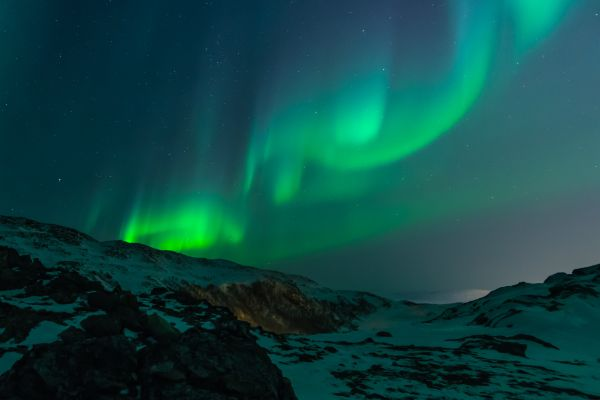
#> input picture pi/lights.jpg, 600 x 400 px
$ python angulo_imagem.py
#> lines starting #> are read from the running program, lines starting #| are printed output that depends on the picture; after the words box and inside, x2 and y2 are one past the last pixel; in counts of white or black regions, pixels touching at a corner belong together
import cv2
import numpy as np

# Carregar imagem e binarizar
img = cv2.imread("lights.jpg", 0)
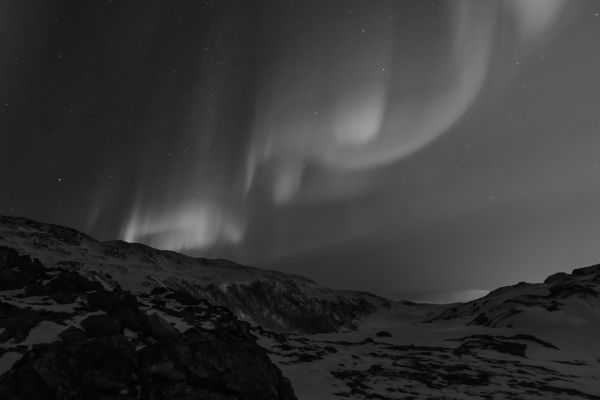
#> img: shape (400, 600); min 0, max 157, mean 54.6
_, thresh = cv2.threshold(img, 127, 255, cv2.THRESH_BINARY)
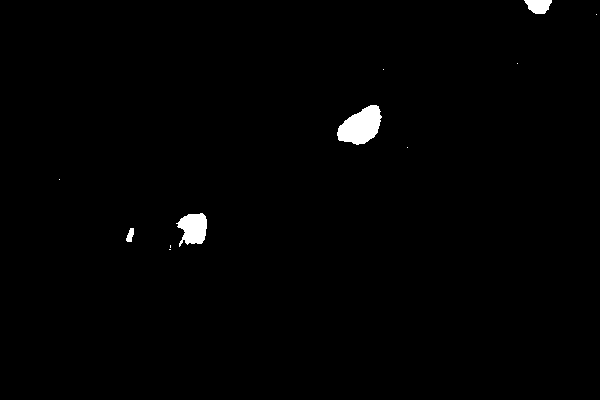
#> thresh: shape (400, 600); 0.95% white; 11 white regions (7 under 20 px)

# Encontrar contornos
contours, _ = cv2.findContours(thresh, cv2.RETR_EXTERNAL, cv2.CHAIN_APPROX_SIMPLE)
#> contours = 11 contours, 7 with area under 20; largest, box (x1, y1, x2, y2) and area: (337, 105, 382, 145) 1115, (176, 213, 207, 247) 666, (524, 0, 552, 14) 254, (126, 228, 134, 242) 58
print(contours)
#> (printed output is left out)
cnt = contours[0]
#> cnt = [[169, 249], [170, 249]]

# Calcular momentos
M = cv2.moments(cnt)
#> M = moments, m00 0
angle = 0.5 * np.arctan2(2*M['mu11'], (M['mu20'] - M['mu02']))
#> angle = 0
angle_deg = np.degrees(angle)
#> angle_deg = 0

print("Ângulo de rotação:", angle_deg)
#| Ângulo de rotação: 0.0

cv2.imshow('Imagem Original', img)
cv2.waitKey(0)
cv2.destroyAllWindows()
